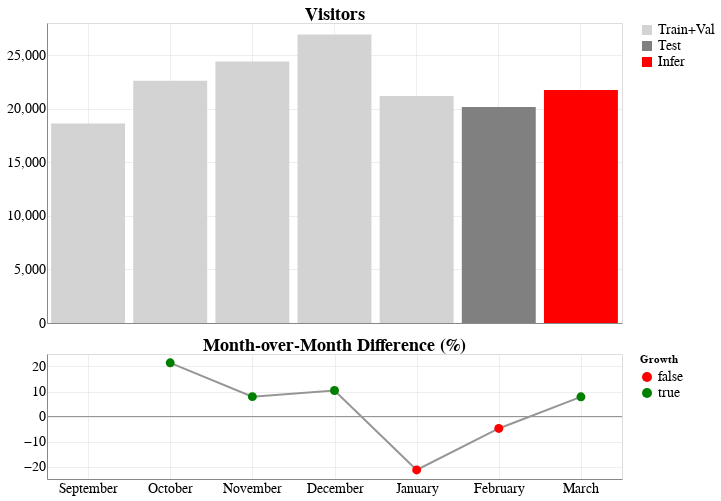
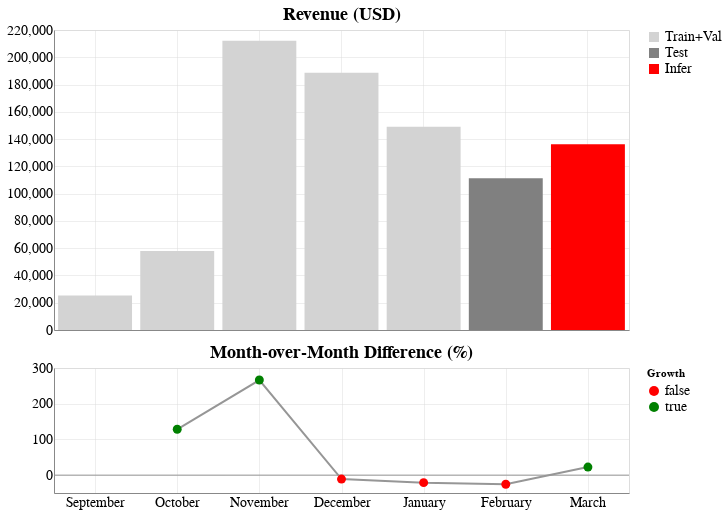

Notebook code cell kept with these figures, in order:
### Markdown cell above
Show plot

### Code cell
ytitle = {
    "visitors": 'Visitors',
    "revenue": 'Revenue (USD)',
    "add_to_cart_rate": "Fraction of Visitors that Added Items to Cart (%)",
    "bounce_rate": "Bounce Rate (%)",
    "conversion_rate": "Conversion Rate (%)",
    "product_clicks_rate": "Product List Clickthrough Rate (%)",
    "time_on_site": "Average time spent on store website (minutes)",
    'pageviews': "Number of pages viewed during visit",
}

for yvar in list(ytitle):
    chart = dh.plot_statistic_bar_chart_combo(
        data=df_monthly_summary,
        yvar=yvar,
        color_by_col="split_type:N",
        colors={"Train+Val": "lightgrey", "Test": "grey", "Infer": "red"},
        marker_size=80,
        marker_colors=['red', 'green'],
        marker_values=[False, True],
        x_axis_sort=df_monthly_summary['month'].tolist(),
        ptitle=ytitle[yvar],
        axis_label_fontsize=14,
        ptitle_vertical_offset=-1,
        fig_size_bars=dict(width=575, height=300),
        fig_size_lines=dict(width=575, height=125),
    )
    display(chart)

### Figure 1 — Vega-Lite specification as saved in the notebook (floating-point values rounded to 4 significant figures)
{"config": {"view": {"continuousWidth": 300, "continuousHeight": 300}, "axis": {"grid": true, "gridOpacity": 0.5, "labelFontSize": 14, "titleFontWeight": "normal"}, "axisX": {"labelAlign": "center", "ticks": false}, "axisY": {"ticks": false}, "concat": {"spacing": 5}, "legend": {"labelFontSize": 14}, "title": {"anchor": "middle", "fontSize": 18, "fontWeight": "bold", "offset": -1}}, "vconcat": [{"data": {"name": "data-2680d8dab0006acd1d5e8c2510a14777"}, "mark": {"type": "bar"}, "encoding": {"color": {"field": "split_type", "scale": {"domain": ["Train+Val", "Test", "Infer"], "range": ["lightgrey", "grey", "red"]}, "title": null, "type": "nominal"}, "tooltip": [{"field": "month", "title": "Month", "type": "nominal"}, {"field": "audience_strategy", "title": "Audience Strategy", "type": "nominal"}, {"field": "visitors", "format": ",.2f", "title": "Visitors", "type": "quantitative"}], "x": {"axis": {"labelAngle": 0, "labels": false}, "field": "month", "sort": ["September", "October", "November", "December", "January", "February", "March"], "title": null, "type": "ordinal"}, "y": {"field": "visitors", "title": null, "type": "quantitative"}}, "height": 300, "title": "Visitors", "width": 575}, {"layer": [{"data": {"name": "data-13e1d669e10fb413e85058c548a380ff"}, "mark": {"type": "rule", "color": "#969696"}, "encoding": {"y": {"field": "visitors", "type": "quantitative"}}}, {"data": {"name": "data-2680d8dab0006acd1d5e8c2510a14777"}, "mark": {"type": "line", "color": "#darkgrey"}, "encoding": {"tooltip": [{"field": "month", "title": "Month", "type": "nominal"}, {"field": "audience_strategy", "title": "Audience Strategy", "type": "nominal"}, {"field": "visitors_pct_change", "format": ",.2f", "title": "Monthly Change (%)", "type": "quantitative"}, {"field": "visitors_pct_change_gt_0", "title": "Observed Growth", "type": "nominal"}], "x": {"axis": {"labelAngle": 0}, "field": "month", "sort": ["September", "October", "November", "December", "January", "February", "March"], "title": null, "type": "ordinal"}, "y": {"field": "visitors_pct_change", "title": null, "type": "quantitative"}}, "title": "Month-over-Month Difference (%)"}, {"data": {"name": "data-2680d8dab0006acd1d5e8c2510a14777"}, "mark": {"type": "point", "filled": true, "opacity": 1, "size": 80}, "encoding": {"color": {"field": "visitors_pct_change_gt_0", "scale": {"domain": [false, true], "range": ["red", "green"]}, "title": "Growth", "type": "nominal"}, "tooltip": [{"field": "month", "title": "Month", "type": "nominal"}, {"field": "audience_strategy", "title": "Audience Strategy", "type": "nominal"}, {"field": "visitors_pct_change", "format": ",.2f", "title": "Monthly Change (%)", "type": "quantitative"}, {"field": "visitors_pct_change_gt_0", "title": "Observed Growth", "type": "nominal"}], "x": {"axis": {"labelAngle": 0}, "field": "month", "sort": ["September", "October", "November", "December", "January", "February", "March"], "title": null, "type": "ordinal"}, "y": {"field": "visitors_pct_change", "title": null, "type": "quantitative"}}}], "height": 125, "width": 575}], "resolve": {"scale": {"color": "independent", "y": "independent"}}, "$schema": "https://vega.github.io/schema/vega-lite/v5.8.0.json", "datasets": {"data-2680d8dab0006acd1d5e8c2510a14777": [{"month": "September", "split_type": "Train+Val", "return_purchasers": 516, "revenue": 25350.0, "visitors": 18610, "pageviews": 122037, "time_on_site": 3.155, "audience_strategy": "Multi-Group", "bounce_rate": 30.21, "product_clicks_rate": 1.755, "add_to_cart_rate": 20.45, "conversion_rate": 2.773, "visitors_pct_change": null, "revenue_pct_change": null, "pageviews_pct_change": null, "time_on_site_pct_change": null, "bounce_rate_pct_change": null, "conversion_rate_pct_change": null, "product_clicks_rate_pct_change": null, "add_to_cart_rate_pct_change": null, "visitors_pct_change_gt_0": false, "revenue_pct_change_gt_0": false, "pageviews_pct_change_gt_0": false, "time_on_site_pct_change_gt_0": false, "bounce_rate_pct_change_gt_0": false, "conversion_rate_pct_change_gt_0": false, "product_clicks_rate_pct_change_gt_0": false, "add_to_cart_rate_pct_change_gt_0": false}, {"month": "October", "split_type": "Train+Val", "return_purchasers": 743, "revenue": 57900.0, "visitors": 22605, "pageviews": 137768, "time_on_site": 3.191, "audience_strategy": "Multi-Group", "bounce_rate": 30.67, "product_clicks_rate": 2.977, "add_to_cart_rate": 18.28, "conversion_rate": 3.287, "visitors_pct_change": 21.47, "revenue_pct_change": 128.4, "pageviews_pct_change": 12.89, "time_on_site_pct_change": 1.162, "bounce_rate_pct_change": 1.539, "conversion_rate_pct_change": 18.54, "product_clicks_rate_pct_change": 69.64, "add_to_cart_rate_pct_change": -10.62, "visitors_pct_change_gt_0": true, "revenue_pct_change_gt_0": true, "pageviews_pct_change_gt_0": true, "time_on_site_pct_change_gt_0": true, "bounce_rate_pct_change_gt_0": true, "conversion_rate_pct_change_gt_0": true, "product_clicks_rate_pct_change_gt_0": true, "add_to_cart_rate_pct_change_gt_0": false}, {"month": "November", "split_type": "Train+Val", "return_purchasers": 1651, "revenue": 212100.0, "visitors": 24400, "pageviews": 162373, "time_on_site": 3.522, "audience_strategy": "Multi-Group", "bounce_rate": 27.09, "product_clicks_rate": 3.285, "add_to_cart_rate": 25.23, "conversion_rate": 6.766, "visitors_pct_change": 7.941, "revenue_pct_change": 266.3, "pageviews_pct_change": 17.86, "time_on_site_pct_change": 10.34, "bounce_rate_pct_change": -11.69, "conversion_rate_pct_change": 105.9, "product_clicks_rate_pct_change": 10.34, "add_to_cart_rate_pct_change": 38.02, "visitors_pct_change_gt_0": true, "revenue_pct_change_gt_0": true, "pageviews_pct_change_gt_0": true, "time_on_site_pct_change_gt_0": true, "bounce_rate_pct_change_gt_0": false, "conversion_rate_pct_change_gt_0": true, "product_clicks_rate_pct_change_gt_0": true, "add_to_cart_rate_pct_change_gt_0": true}, {"month": "December", "split_type": "Train+Val", "return_purchasers": 1340, "revenue": 188700.0, "visitors": 26936, "pageviews": 168889, "time_on_site": 3.387, "audience_strategy": "Multi-Group", "bounce_rate": 29.28, "product_clicks_rate": 3.132, "add_to_cart_rate": 23.49, "conversion_rate": 4.975, "visitors_pct_change": 10.39, "revenue_pct_change": -11.03, "pageviews_pct_change": 4.013, "time_on_site_pct_change": -3.827, "bounce_rate_pct_change": 8.099, "conversion_rate_pct_change": -26.48, "product_clicks_rate_pct_change": -4.653, "add_to_cart_rate_pct_change": -6.884, "visitors_pct_change_gt_0": true, "revenue_pct_change_gt_0": false, "pageviews_pct_change_gt_0": true, "time_on_site_pct_change_gt_0": false, "bounce_rate_pct_change_gt_0": true, "conversion_rate_pct_change_gt_0": false, "product_clicks_rate_pct_change_gt_0": false, "add_to_cart_rate_pct_change_gt_0": false}, {"month": "January", "split_type": "Train+Val", "return_purchasers": 722, "revenue": 149100.0, "visitors": 21177, "pageviews": 125412, "time_on_site": 3.241, "audience_strategy": "Multi-Group", "bounce_rate": 33.03, "product_clicks_rate": 3.097, "add_to_cart_rate": 20.87, "conversion_rate": 3.409, "visitors_pct_change": -21.38, "revenue_pct_change": -21.0, "pageviews_pct_change": -25.74, "time_on_site_pct_change": -4.302, "bounce_rate_pct_change": 12.78, "conversion_rate_pct_change": -31.47, "product_clicks_rate_pct_change": -1.1, "add_to_cart_rate_pct_change": -11.18, "visitors_pct_change_gt_0": false, "revenue_pct_change_gt_0": false, "pageviews_pct_change_gt_0": false, "time_on_site_pct_change_gt_0": false, "bounce_rate_pct_change_gt_0": true, "conversion_rate_pct_change_gt_0": false, "product_clicks_rate_pct_change_gt_0": false, "add_to_cart_rate_pct_change_gt_0": false}, {"month": "February", "split_type": "Test", "return_purchasers": 465, "revenue": 111200.0, "visitors": 20164, "pageviews": 106500, "time_on_site": 2.981, "audience_strategy": "Multi-Group", "bounce_rate": 35.23, "product_clicks_rate": 2.697, "add_to_cart_rate": 18.96, "conversion_rate": 2.306, "visitors_pct_change": -4.783, "revenue_pct_change": -25.4, "pageviews_pct_change": -15.08, "time_on_site_pct_change": -8.021, "bounce_rate_pct_change": 6.676, "conversion_rate_pct_change": -32.36, "product_clicks_rate_pct_change": -12.92, "add_to_cart_rate_pct_change": -9.117, "visitors_pct_change_gt_0": false, "revenue_pct_change_gt_0": false, "pageviews_pct_change_gt_0": false, "time_on_site_pct_change_gt_0": false, "bounce_rate_pct_change_gt_0": true, "conversion_rate_pct_change_gt_0": false, "product_clicks_rate_pct_change_gt_0": false, "add_to_cart_rate_pct_change_gt_0": false}, {"month": "March", "split_type": "Infer", "return_purchasers": null, "revenue": 136300.0, "visitors": 21752, "pageviews": 117334, "time_on_site": 3.199, "audience_strategy": "Multi-Group", "bounce_rate": 33.36, "product_clicks_rate": 2.918, "add_to_cart_rate": 19.66, "conversion_rate": null, "visitors_pct_change": 7.875, "revenue_pct_change": 22.56, "pageviews_pct_change": 10.17, "time_on_site_pct_change": 7.316, "bounce_rate_pct_change": -5.317, "conversion_rate_pct_change": 0.0, "product_clicks_rate_pct_change": 8.196, "add_to_cart_rate_pct_change": 3.657, "visitors_pct_change_gt_0": true, "revenue_pct_change_gt_0": true, "pageviews_pct_change_gt_0": true, "time_on_site_pct_change_gt_0": true, "bounce_rate_pct_change_gt_0": false, "conversion_rate_pct_change_gt_0": false, "product_clicks_rate_pct_change_gt_0": true, "add_to_cart_rate_pct_change_gt_0": true}], "data-13e1d669e10fb413e85058c548a380ff": [{"visitors": 0}]}}

### Figure 2 — Vega-Lite specification as saved in the notebook (floating-point values rounded to 4 significant figures)
{"config": {"view": {"continuousWidth": 300, "continuousHeight": 300}, "axis": {"grid": true, "gridOpacity": 0.5, "labelFontSize": 14, "titleFontWeight": "normal"}, "axisX": {"labelAlign": "center", "ticks": false}, "axisY": {"ticks": false}, "concat": {"spacing": 5}, "legend": {"labelFontSize": 14}, "title": {"anchor": "middle", "fontSize": 18, "fontWeight": "bold", "offset": -1}}, "vconcat": [{"data": {"name": "data-2680d8dab0006acd1d5e8c2510a14777"}, "mark": {"type": "bar"}, "encoding": {"color": {"field": "split_type", "scale": {"domain": ["Train+Val", "Test", "Infer"], "range": ["lightgrey", "grey", "red"]}, "title": null, "type": "nominal"}, "tooltip": [{"field": "month", "title": "Month", "type": "nominal"}, {"field": "audience_strategy", "title": "Audience Strategy", "type": "nominal"}, {"field": "revenue", "format": ",.2f", "title": "Revenue", "type": "quantitative"}], "x": {"axis": {"labelAngle": 0, "labels": false}, "field": "month", "sort": ["September", "October", "November", "December", "January", "February", "March"], "title": null, "type": "ordinal"}, "y": {"field": "revenue", "title": null, "type": "quantitative"}}, "height": 300, "title": "Revenue (USD)", "width": 575}, {"layer": [{"data": {"name": "data-b992706e2f353f658a2c5a3edde4b9fd"}, "mark": {"type": "rule", "color": "#969696"}, "encoding": {"y": {"field": "revenue", "type": "quantitative"}}}, {"data": {"name": "data-2680d8dab0006acd1d5e8c2510a14777"}, "mark": {"type": "line", "color": "#darkgrey"}, "encoding": {"tooltip": [{"field": "month", "title": "Month", "type": "nominal"}, {"field": "audience_strategy", "title": "Audience Strategy", "type": "nominal"}, {"field": "revenue_pct_change", "format": ",.2f", "title": "Monthly Change (%)", "type": "quantitative"}, {"field": "revenue_pct_change_gt_0", "title": "Observed Growth", "type": "nominal"}], "x": {"axis": {"labelAngle": 0}, "field": "month", "sort": ["September", "October", "November", "December", "January", "February", "March"], "title": null, "type": "ordinal"}, "y": {"field": "revenue_pct_change", "title": null, "type": "quantitative"}}, "title": "Month-over-Month Difference (%)"}, {"data": {"name": "data-2680d8dab0006acd1d5e8c2510a14777"}, "mark": {"type": "point", "filled": true, "opacity": 1, "size": 80}, "encoding": {"color": {"field": "revenue_pct_change_gt_0", "scale": {"domain": [false, true], "range": ["red", "green"]}, "title": "Growth", "type": "nominal"}, "tooltip": [{"field": "month", "title": "Month", "type": "nominal"}, {"field": "audience_strategy", "title": "Audience Strategy", "type": "nominal"}, {"field": "revenue_pct_change", "format": ",.2f", "title": "Monthly Change (%)", "type": "quantitative"}, {"field": "revenue_pct_change_gt_0", "title": "Observed Growth", "type": "nominal"}], "x": {"axis": {"labelAngle": 0}, "field": "month", "sort": ["September", "October", "November", "December", "January", "February", "March"], "title": null, "type": "ordinal"}, "y": {"field": "revenue_pct_change", "title": null, "type": "quantitative"}}}], "height": 125, "width": 575}], "resolve": {"scale": {"color": "independent", "y": "independent"}}, "$schema": "https://vega.github.io/schema/vega-lite/v5.8.0.json", "datasets": {"data-2680d8dab0006acd1d5e8c2510a14777": [{"month": "September", "split_type": "Train+Val", "return_purchasers": 516, "revenue": 25350.0, "visitors": 18610, "pageviews": 122037, "time_on_site": 3.155, "audience_strategy": "Multi-Group", "bounce_rate": 30.21, "product_clicks_rate": 1.755, "add_to_cart_rate": 20.45, "conversion_rate": 2.773, "visitors_pct_change": null, "revenue_pct_change": null, "pageviews_pct_change": null, "time_on_site_pct_change": null, "bounce_rate_pct_change": null, "conversion_rate_pct_change": null, "product_clicks_rate_pct_change": null, "add_to_cart_rate_pct_change": null, "visitors_pct_change_gt_0": false, "revenue_pct_change_gt_0": false, "pageviews_pct_change_gt_0": false, "time_on_site_pct_change_gt_0": false, "bounce_rate_pct_change_gt_0": false, "conversion_rate_pct_change_gt_0": false, "product_clicks_rate_pct_change_gt_0": false, "add_to_cart_rate_pct_change_gt_0": false}, {"month": "October", "split_type": "Train+Val", "return_purchasers": 743, "revenue": 57900.0, "visitors": 22605, "pageviews": 137768, "time_on_site": 3.191, "audience_strategy": "Multi-Group", "bounce_rate": 30.67, "product_clicks_rate": 2.977, "add_to_cart_rate": 18.28, "conversion_rate": 3.287, "visitors_pct_change": 21.47, "revenue_pct_change": 128.4, "pageviews_pct_change": 12.89, "time_on_site_pct_change": 1.162, "bounce_rate_pct_change": 1.539, "conversion_rate_pct_change": 18.54, "product_clicks_rate_pct_change": 69.64, "add_to_cart_rate_pct_change": -10.62, "visitors_pct_change_gt_0": true, "revenue_pct_change_gt_0": true, "pageviews_pct_change_gt_0": true, "time_on_site_pct_change_gt_0": true, "bounce_rate_pct_change_gt_0": true, "conversion_rate_pct_change_gt_0": true, "product_clicks_rate_pct_change_gt_0": true, "add_to_cart_rate_pct_change_gt_0": false}, {"month": "November", "split_type": "Train+Val", "return_purchasers": 1651, "revenue": 212100.0, "visitors": 24400, "pageviews": 162373, "time_on_site": 3.522, "audience_strategy": "Multi-Group", "bounce_rate": 27.09, "product_clicks_rate": 3.285, "add_to_cart_rate": 25.23, "conversion_rate": 6.766, "visitors_pct_change": 7.941, "revenue_pct_change": 266.3, "pageviews_pct_change": 17.86, "time_on_site_pct_change": 10.34, "bounce_rate_pct_change": -11.69, "conversion_rate_pct_change": 105.9, "product_clicks_rate_pct_change": 10.34, "add_to_cart_rate_pct_change": 38.02, "visitors_pct_change_gt_0": true, "revenue_pct_change_gt_0": true, "pageviews_pct_change_gt_0": true, "time_on_site_pct_change_gt_0": true, "bounce_rate_pct_change_gt_0": false, "conversion_rate_pct_change_gt_0": true, "product_clicks_rate_pct_change_gt_0": true, "add_to_cart_rate_pct_change_gt_0": true}, {"month": "December", "split_type": "Train+Val", "return_purchasers": 1340, "revenue": 188700.0, "visitors": 26936, "pageviews": 168889, "time_on_site": 3.387, "audience_strategy": "Multi-Group", "bounce_rate": 29.28, "product_clicks_rate": 3.132, "add_to_cart_rate": 23.49, "conversion_rate": 4.975, "visitors_pct_change": 10.39, "revenue_pct_change": -11.03, "pageviews_pct_change": 4.013, "time_on_site_pct_change": -3.827, "bounce_rate_pct_change": 8.099, "conversion_rate_pct_change": -26.48, "product_clicks_rate_pct_change": -4.653, "add_to_cart_rate_pct_change": -6.884, "visitors_pct_change_gt_0": true, "revenue_pct_change_gt_0": false, "pageviews_pct_change_gt_0": true, "time_on_site_pct_change_gt_0": false, "bounce_rate_pct_change_gt_0": true, "conversion_rate_pct_change_gt_0": false, "product_clicks_rate_pct_change_gt_0": false, "add_to_cart_rate_pct_change_gt_0": false}, {"month": "January", "split_type": "Train+Val", "return_purchasers": 722, "revenue": 149100.0, "visitors": 21177, "pageviews": 125412, "time_on_site": 3.241, "audience_strategy": "Multi-Group", "bounce_rate": 33.03, "product_clicks_rate": 3.097, "add_to_cart_rate": 20.87, "conversion_rate": 3.409, "visitors_pct_change": -21.38, "revenue_pct_change": -21.0, "pageviews_pct_change": -25.74, "time_on_site_pct_change": -4.302, "bounce_rate_pct_change": 12.78, "conversion_rate_pct_change": -31.47, "product_clicks_rate_pct_change": -1.1, "add_to_cart_rate_pct_change": -11.18, "visitors_pct_change_gt_0": false, "revenue_pct_change_gt_0": false, "pageviews_pct_change_gt_0": false, "time_on_site_pct_change_gt_0": false, "bounce_rate_pct_change_gt_0": true, "conversion_rate_pct_change_gt_0": false, "product_clicks_rate_pct_change_gt_0": false, "add_to_cart_rate_pct_change_gt_0": false}, {"month": "February", "split_type": "Test", "return_purchasers": 465, "revenue": 111200.0, "visitors": 20164, "pageviews": 106500, "time_on_site": 2.981, "audience_strategy": "Multi-Group", "bounce_rate": 35.23, "product_clicks_rate": 2.697, "add_to_cart_rate": 18.96, "conversion_rate": 2.306, "visitors_pct_change": -4.783, "revenue_pct_change": -25.4, "pageviews_pct_change": -15.08, "time_on_site_pct_change": -8.021, "bounce_rate_pct_change": 6.676, "conversion_rate_pct_change": -32.36, "product_clicks_rate_pct_change": -12.92, "add_to_cart_rate_pct_change": -9.117, "visitors_pct_change_gt_0": false, "revenue_pct_change_gt_0": false, "pageviews_pct_change_gt_0": false, "time_on_site_pct_change_gt_0": false, "bounce_rate_pct_change_gt_0": true, "conversion_rate_pct_change_gt_0": false, "product_clicks_rate_pct_change_gt_0": false, "add_to_cart_rate_pct_change_gt_0": false}, {"month": "March", "split_type": "Infer", "return_purchasers": null, "revenue": 136300.0, "visitors": 21752, "pageviews": 117334, "time_on_site": 3.199, "audience_strategy": "Multi-Group", "bounce_rate": 33.36, "product_clicks_rate": 2.918, "add_to_cart_rate": 19.66, "conversion_rate": null, "visitors_pct_change": 7.875, "revenue_pct_change": 22.56, "pageviews_pct_change": 10.17, "time_on_site_pct_change": 7.316, "bounce_rate_pct_change": -5.317, "conversion_rate_pct_change": 0.0, "product_clicks_rate_pct_change": 8.196, "add_to_cart_rate_pct_change": 3.657, "visitors_pct_change_gt_0": true, "revenue_pct_change_gt_0": true, "pageviews_pct_change_gt_0": true, "time_on_site_pct_change_gt_0": true, "bounce_rate_pct_change_gt_0": false, "conversion_rate_pct_change_gt_0": false, "product_clicks_rate_pct_change_gt_0": true, "add_to_cart_rate_pct_change_gt_0": true}], "data-b992706e2f353f658a2c5a3edde4b9fd": [{"revenue": 0}]}}
